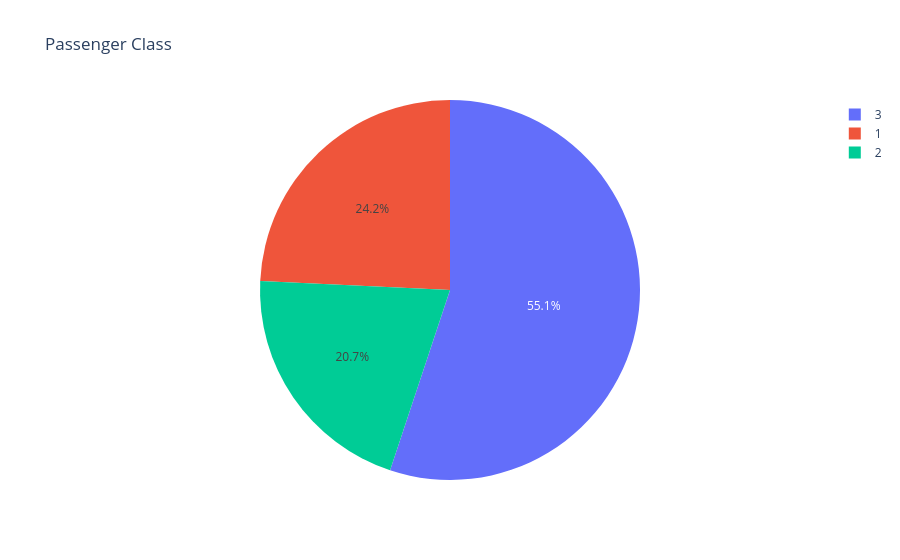

Here is the notebook cell this chart was saved with:
### Code cell
# passenger class count

fig = px.pie(
    titanic,
    names='pclass',
    title='Passenger Class'
)
fig.show()

### Figure 1 — Plotly figure (JSON) as saved in the notebook; plotly's stock layout.template omitted (floating-point values rounded to 4 significant figures; data arrays with more than 128 entries replaced by an {"elided": "..."} marker saying what was removed)
{"data": [{"domain": {"x": [0, 1], "y": [0, 1]}, "hovertemplate": "pclass=%{label}<extra></extra>", "labels": {"elided": "891 int values"}, "legendgroup": "", "name": "", "showlegend": true, "type": "pie"}], "layout": {"legend": {"tracegroupgap": 0}, "title": {"text": "Passenger Class"}}}
